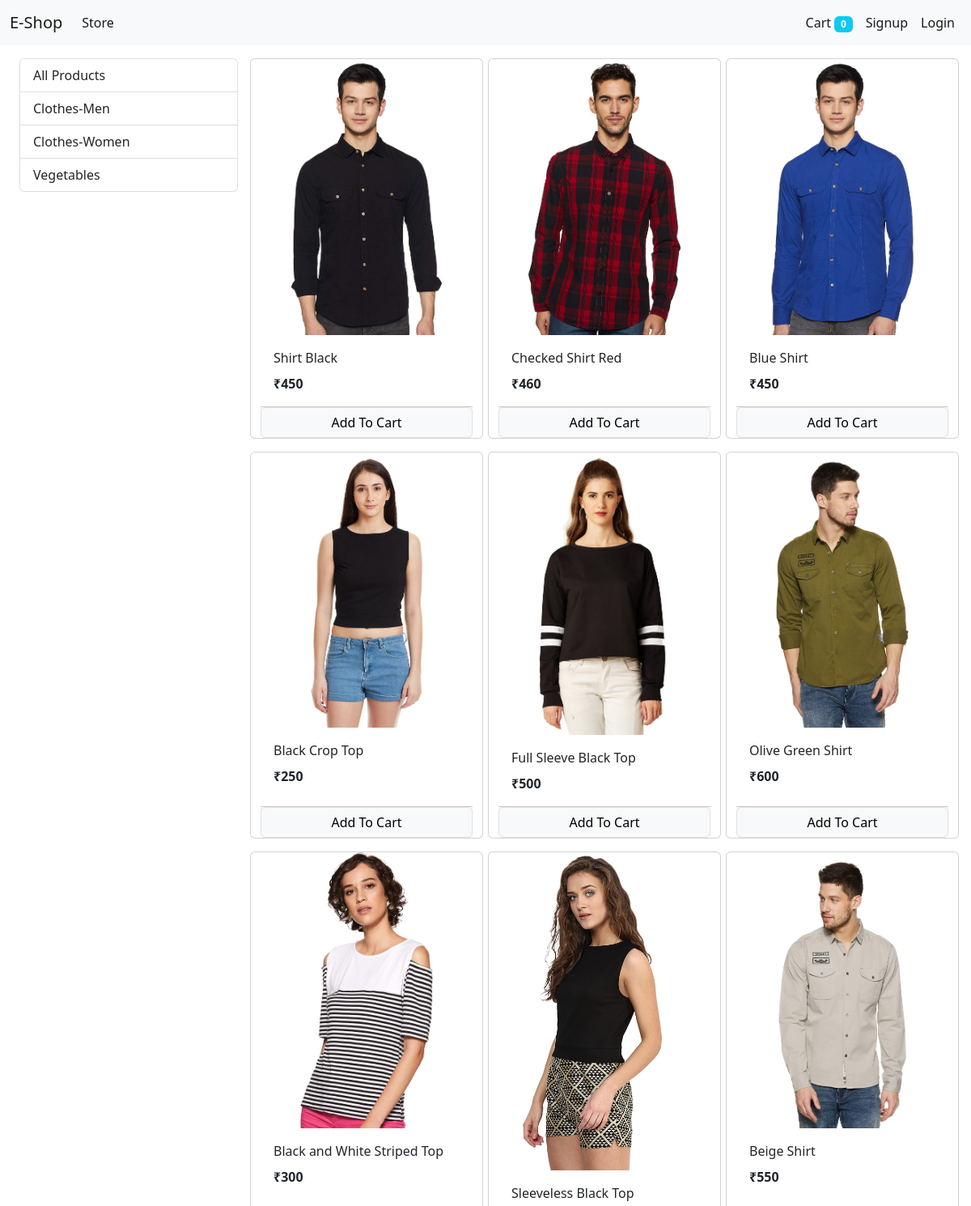
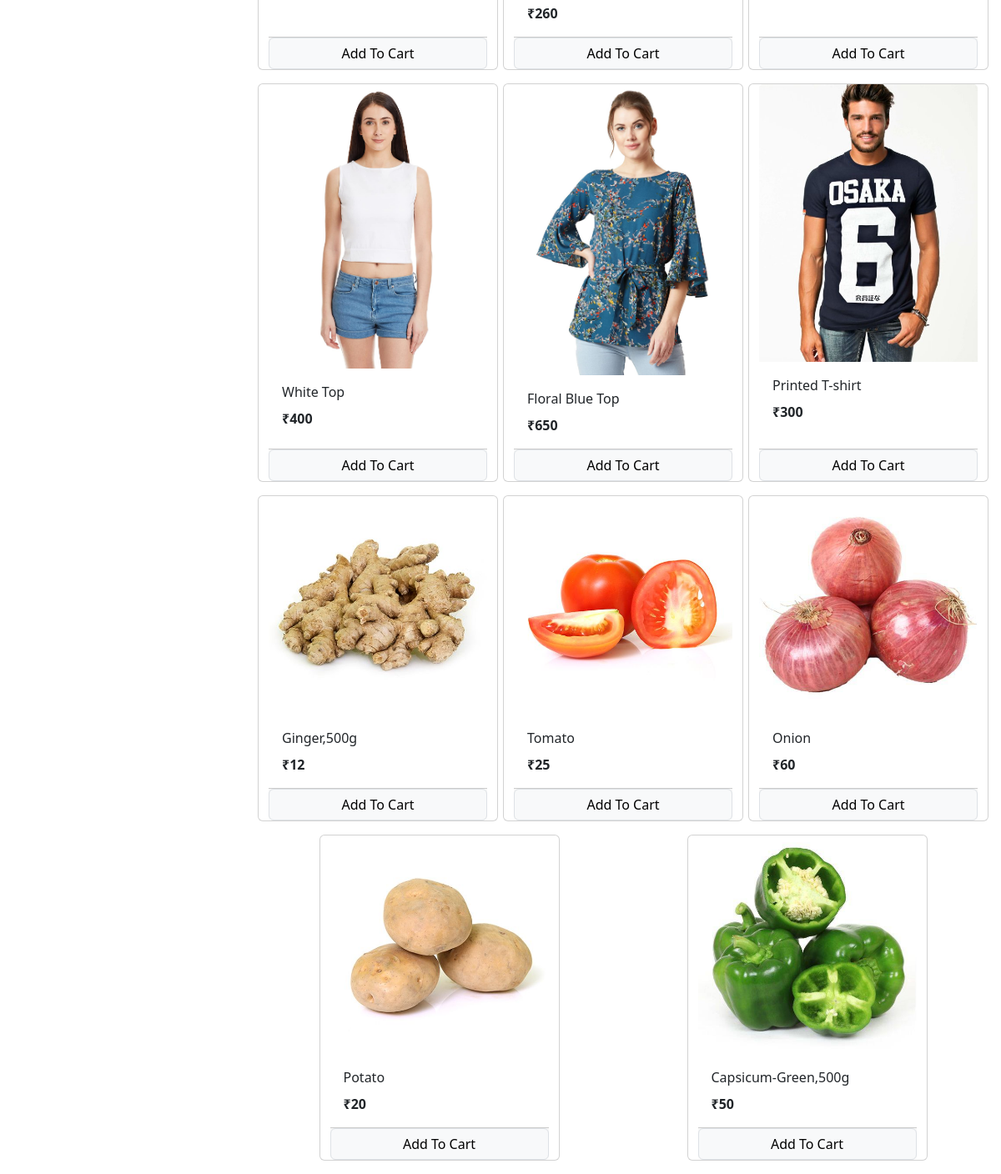
The page / on the database its author committed (2 pictures, top to bottom).
### store/models/category.py (models this page shows, shortened)
class Category(models.Model):
    name = models.CharField(max_length=20)
    @staticmethod
    def get_all_categories():
        return Category.objects.all()

### store/models/product.py (models this page shows, shortened)
class Product(models.Model):
    name = models.CharField(max_length=50)
    price = models.IntegerField(default=0)
    category = models.ForeignKey(Category, on_delete=models.CASCADE,default=1)
    description = models.CharField(max_length=200, default='', null=True, blank=True)
    image = models.ImageField(upload_to='uploads/products/',default='', null=True, blank=True)
    @staticmethod
    def get_all_products():
        return Product.objects.all()

### store/views.py (the view, shortened to what this page needs)
# urls.py: path('', Index.as_view() , name="homepage"),
class Index(View):
    def get(self, request):
        cart = request.session.get('cart')
        if not cart:
            request.session['cart'] = {}
        products = None
        categories = Category.get_all_categories()
        categoryID = request.GET.get('category')
        if categoryID:
            products = Product.get_all_products_by_categoryid(categoryID)
        else:
            products = Product.get_all_products();
        data = {}
        data['products'] = products
        data['categories'] = categories
        print('You are:', request.session.get('email'))
        return render(request, 'index.html', data)

### store/templatetags/cart.py (called while the page is built)
@register.filter(name='is_in_cart')
def is_in_cart(product , cart):
    keys = cart.keys()
    for id in keys:
        print(id, product.id)
        print(type(id), type(product.id))
        if int(id) == product.id:
            return True
    return False

### store/templatetags/custom_filter.py (called while the page is built)
@register.filter(name='currency')
def currency(number):
    return "₹"+str(number)

### templates/index.html (shortened to what this page needs)
 {% extends 'base.html' %}
  {% load cart %}
  {% load custom_filter %}
  {% block content %}
  <div class="container-fluid mt-3">
  <div class="row mx-auto">
    <div class="col-lg-3 mx-auto">
        <div class="list-group">
          <a href="/" class="list-group-item list-group-item-action ">All Products</a>
          {% for category in categories %}
          <a href="/?category={{category.id}}" class="list-group-item list-group-item-action ">{{category.name}}</a>
          {% endfor %}
        </div>
    </div>
    <div id = 'products' class="col-lg-9 mx-auto">
    <div class="row">
    {% for product in products %}
    <div class="card mx-auto mb-3" id="{{product.id}}" style="width: 18rem;">
      <img src="{{product.image.url}}" class="card-img-top" alt="...">
      <div class="card-body">
        <p class="card-title">{{product.name}}</p>
        <p class="card-text"><b>{{product.price|currency}}</b></p>
      </div>
      <div class="card-footer p-0 no-gutters">
        {% if product|is_in_cart:request.session.cart %}
        <div class="row no-gutters" >
          <form action="/#{{product.id}}" class="col-2" method="POST">
            {% csrf_token %}
            <input hidden type="text" name="product" value="{{product.id}}">
            <input hidden type="text" name="remove" value="True">
            <input type="submit" value="-" class=" btn btn-block btn-secondary ">
          </form>
          <div class="text-center col">{{product|cart_quantity:request.session.cart}} in Cart</div>
          <form action="/#{{product.id}}" class="col-2" method="POST">
            {% csrf_token %}
            <input hidden type="text" name="product" value="{{product.id}}">
            <input type="submit" value="+" class=" btn btn-block btn-secondary ">
          </form>
        </div>
        {% else %}
        <form action="/#{{product.id}}" method="POST" class="btn-block">
          <input type="submit" class="float-right btn btn-block btn-light border form-control" value="Add To Cart">
        </form>
        {% endif %}
      </div>
    </div>
    {% endfor %}
  </div>
  </div>
  </div>
  </div>
  {% endblock %}

### templates/base.html (shortened to what this page needs)
<!doctype html>
<html lang="en">
  <head>
    <link href="https://cdn.jsdelivr.net/npm/bootstrap@5.2.0-beta1/dist/css/bootstrap.min.css" rel="stylesheet">
  </head>
  <body>
    <nav class="navbar navbar-expand-lg bg-light">
      <div class="container-fluid">
        <a class="navbar-brand" href="/">E-Shop</a>
        <div class="collapse navbar-collapse" id="navbarSupportedContent">
          <ul class="navbar-nav me-auto mb-2 mb-lg-0">
            <li class="nav-item">
              <a class="nav-link active" aria-current="page" href="/">Store</a>
            </li>
          </ul>
          <ul class="navbar-nav my-2 my-lg-0" role="search">
            <li class="nav-item">
              <a class="nav-link active" aria-current="page" href="/cart">Cart
                <span class="badge bg-info">{{request.session.cart.keys|length}}</span>
              </a>
            </li>
            {% if request.session.customer %}
            <li class="nav-item">
              <a class="nav-link active" aria-current="page" href="/orders">Orders</a>
            </li>
            <li class="nav-item">
              <a class="nav-link active" aria-current="page" href="/logout">Logout</a>
            </li>
            {% else %}
            <li class="nav-item">
              <a class="nav-link active" aria-current="page" href="/signup">Signup</a>
            </li>
            <li class="nav-item">
              <a class="nav-link active" aria-current="page" href="/login">Login</a>
            </li>
            {% endif %}
          </ul>
        </div>
      </div>
    </nav>
    {% block content%}{% endblock%}
  </body>
</html>

### rows shown on the page
Category: name "Clothes-Men"
Category: name "Clothes-Women"
Category: name "Vegetables"
Product: {{ product.id }} 1 (drawn), image (picture), name "Shirt Black", price "₹450"
Product: image (picture), name "Checked Shirt Red", price "₹460"
Product: image (picture), name "Blue Shirt", price "₹450"
Product: image (picture), name "Black Crop Top", price "₹250"
Product: image (picture), name "Full Sleeve Black Top", price "₹500"
Product: image (picture), name "Olive Green Shirt", price "₹600"
Product: image (picture), name "Black and White Striped Top", price "₹300"
Product: image (picture), name "Sleeveless Black Top", price "₹260"
Product: image (picture), name "Beige Shirt", price "₹550"
Product: image (picture), name "White Top", price "₹400"
Product: image (picture), name "Floral Blue Top", price "₹650"
Product: image (picture), name "Printed T-shirt", price "₹300"
Product: image (picture), name "Ginger,500g", price "₹12"
Product: image (picture), name "Tomato", price "₹25"
Product: image (picture), name "Onion", price "₹60"
Product: image (picture), name "Potato", price "₹20"
Product: {{ product.id }} 18 (drawn), image (picture), name "Capsicum-Green,500g", price "₹50"

### other values the page prints
{{ request.session.cart.keys|length }} "0"
